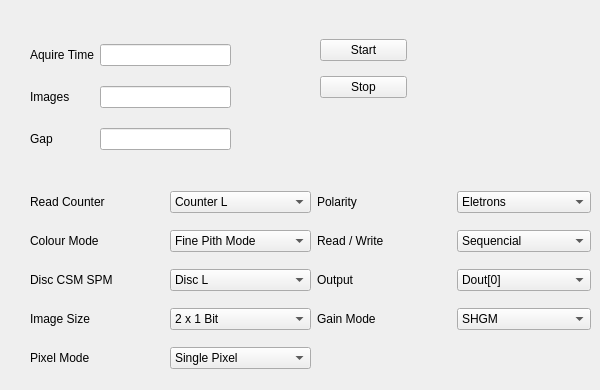
    <widget class="QWidget" name="Aquire">
     <attribute name="title">
      <string>Aquire</string>
     </attribute>
     <widget class="QWidget" name="layoutWidget">
      <property name="geometry">
       <rect>
        <x>30</x>
        <y>30</y>
        <width>201</width>
        <height>134</height>
       </rect>
      </property>
      <layout class="QGridLayout" name="gridLayout_1">
       <item row="0" column="0">
        <widget class="QLabel" name="Aquire_Time">
         <property name="text">
          <string>Aquire Time</string>
         </property>
        </widget>
       </item>
       <item row="0" column="1">
        <widget class="QLineEdit" name="Aquire_Time_Input">
         <property name="palette">
          <palette>
           <active>
            <colorrole role="Text">
             <brush brushstyle="SolidPattern">
              <color alpha="255">
               <red>255</red>
               <green>0</green>
               <blue>0</blue>
              </color>
             </brush>
            </colorrole>
           </active>
           <inactive>
            <colorrole role="Text">
             <brush brushstyle="SolidPattern">
              <color alpha="255">
               <red>255</red>
               <green>0</green>
               <blue>0</blue>
              </color>
             </brush>
            </colorrole>
           </inactive>
           <disabled>
            <colorrole role="Text">
             <brush brushstyle="SolidPattern">
              <color alpha="255">
               <red>159</red>
               <green>158</green>
               <blue>158</blue>
              </color>
             </brush>
            </colorrole>
           </disabled>
          </palette>
         </property>
         <property name="mouseTracking">
          <bool>false</bool>
         </property>
         <property name="acceptDrops">
          <bool>false</bool>
         </property>
         <property name="maxLength">
          <number>7</number>
         </property>
         <property name="frame">
          <bool>true</bool>
         </property>
         <property name="cursorMoveStyle">
          <enum>Qt::VisualMoveStyle</enum>
         </property>
         <property name="clearButtonEnabled">
          <bool>false</bool>
         </property>
        </widget>
       </item>
       <item row="1" column="0">
        <widget class="QLabel" name="Images">
         <property name="text">
          <string>Images</string>
         </property>
        </widget>
       </item>
       <item row="1" column="1">
        <widget class="QLineEdit" name="NImages_Input">
         <property name="palette">
          <palette>
           <active>
            <colorrole role="Text">
             <brush brushstyle="SolidPattern">
              <color alpha="255">
               <red>255</red>
               <green>0</green>
               <blue>0</blue>
              </color>
             </brush>
            </colorrole>
           </active>
           <inactive>
            <colorrole role="Text">
             <brush brushstyle="SolidPattern">
              <color alpha="255">
               <red>255</red>
               <green>0</green>
               <blue>0</blue>
              </color>
             </brush>
            </colorrole>
           </inactive>
           <disabled>
            <colorrole role="Text">
             <brush brushstyle="SolidPattern">
              <color alpha="255">
               <red>159</red>
               <green>158</green>
               <blue>158</blue>
              </color>
             </brush>
            </colorrole>
           </disabled>
          </palette>
         </property>
         <property name="mouseTracking">
          <bool>false</bool>
         </property>
         <property name="acceptDrops">
          <bool>false</bool>
         </property>
         <property name="text">
          <string/>
         </property>
         <property name="maxLength">
          <number>3</number>
         </property>
        </widget>
       </item>
       <item row="2" column="0">
        <widget class="QLabel" name="Gap">
         <property name="text">
          <string>Gap</string>
         </property>
        </widget>
       </item>
       <item row="2" column="1">
        <widget class="QLineEdit" name="Gap_Input">
         <property name="palette">
          <palette>
           <active>
            <colorrole role="Text">
             <brush brushstyle="SolidPattern">
              <color alpha="255">
               <red>255</red>
               <green>0</green>
               <blue>0</blue>
              </color>
             </brush>
            </colorrole>
           </active>
           <inactive>
            <colorrole role="Text">
             <brush brushstyle="SolidPattern">
              <color alpha="255">
               <red>255</red>
               <green>0</green>
               <blue>0</blue>
              </color>
             </brush>
            </colorrole>
           </inactive>
           <disabled>
            <colorrole role="Text">
             <brush brushstyle="SolidPattern">
              <color alpha="255">
               <red>159</red>
               <green>158</green>
               <blue>158</blue>
              </color>
             </brush>
            </colorrole>
           </disabled>
          </palette>
         </property>
         <property name="mouseTracking">
          <bool>false</bool>
         </property>
         <property name="acceptDrops">
          <bool>false</bool>
         </property>
         <property name="text">
          <string/>
         </property>
         <property name="maxLength">
          <number>5</number>
         </property>
        </widget>
       </item>
      </layout>
     </widget>
     <widget class="QWidget" name="layoutWidget_2">
      <property name="geometry">
       <rect>
        <x>30</x>
        <y>180</y>
        <width>561</width>
        <height>201</height>
       </rect>
      </property>
      <layout class="QGridLayout" name="gridLayout_2">
       <item row="0" column="0">
        <widget class="QLabel" name="Read_Couter">
         <property name="text">
          <string>Read Counter</string>
         </property>
        </widget>
       </item>
       <item row="0" column="1">
        <widget class="QComboBox" name="Read_Counter_Input">
         <item>
          <property name="text">
           <string>Counter L</string>
          </property>
         </item>
         <item>
          <property name="text">
           <string>Counter H</string>
          </property>
         </item>
         <item>
          <property name="text">
           <string>Both</string>
          </property>
         </item>
        </widget>
       </item>
       <item row="0" column="2">
        <widget class="QLabel" name="Polarity">
         <property name="text">
          <string>Polarity</string>
         </property>
        </widget>
       </item>
       <item row="0" column="3">
        <widget class="QComboBox" name="Polarity_Input">
         <item>
          <property name="text">
           <string>Eletrons</string>
          </property>
         </item>
         <item>
          <property name="text">
           <string>Holes</string>
          </property>
         </item>
        </widget>
       </item>
       <item row="1" column="1">
        <widget class="QComboBox" name="Colour_Mode_Input">
         <item>
          <property name="text">
           <string>Fine Pith Mode</string>
          </property>
         </item>
         <item>
          <property name="text">
           <string>Spectroscopic Mode</string>
          </property>
         </item>
        </widget>
       </item>
       <item row="1" column="2">
        <widget class="QLabel" name="ReadWrite">
         <property name="text">
          <string>Read / Write</string>
         </property>
        </widget>
       </item>
       <item row="1" column="3">
        <widget class="QComboBox" name="Read_Write_Input">
         <item>
          <property name="text">
           <string>Sequencial</string>
          </property>
         </item>
         <item>
          <property name="text">
           <string>Continous</string>
          </property>
         </item>
        </widget>
       </item>
       <item row="2" column="0">
        <widget class="QLabel" name="CSM_SPM">
         <property name="text">
          <string>Disc CSM SPM</string>
         </property>
        </widget>
       </item>
       <item row="2" column="1">
        <widget class="QComboBox" name="Disc_CSM_SPM_Input">
         <item>
          <property name="text">
           <string>Disc L</string>
          </property>
         </item>
         <item>
          <property name="text">
           <string>Disc H</string>
          </property>
         </item>
        </widget>
       </item>
       <item row="2" column="2">
        <widget class="QLabel" name="Output">
         <property name="text">
          <string>Output</string>
         </property>
        </widget>
       </item>
       <item row="2" column="3">
        <widget class="QComboBox" name="Output_Input">
         <item>
          <property name="text">
           <string>Dout[0]</string>
          </property>
         </item>
         <item>
          <property name="text">
           <string>Dout[0..3]</string>
          </property>
         </item>
         <item>
          <property name="text">
           <string>Dout[0..1]</string>
          </property>
         </item>
         <item>
          <property name="text">
           <string>Dout[0..7]</string>
          </property>
         </item>
        </widget>
       </item>
       <item row="3" column="0">
        <widget class="QLabel" name="Image_Size">
         <property name="text">
          <string>Image Size</string>
         </property>
        </widget>
       </item>
       <item row="3" column="1">
        <widget class="QComboBox" name="Count_L_Input">
         <item>
          <property name="text">
           <string>2 x 1 Bit</string>
          </property>
         </item>
         <item>
          <property name="text">
           <string>2 x 12 Bits</string>
          </property>
         </item>
         <item>
          <property name="text">
           <string>2 x 6 Bits</string>
          </property>
         </item>
         <item>
          <property name="text">
           <string>1 x 24 Bits</string>
          </property>
         </item>
        </widget>
       </item>
       <item row="3" column="2">
        <widget class="QLabel" name="Gain_mode">
         <property name="text">
          <string>Gain Mode</string>
         </property>
        </widget>
       </item>
       <item row="3" column="3">
        <widget class="QComboBox" name="Gain_Mode_Input">
         <item>
          <property name="text">
           <string>SHGM</string>
          </property>
         </item>
         <item>
          <property name="text">
           <string>LGM</string>
          </property>
         </item>
         <item>
          <property name="text">
           <string>HGM</string>
          </property>
         </item>
         <item>
          <property name="text">
           <string>SLGM</string>
          </property>
         </item>
        </widget>
       </item>
       <item row="4" column="0">
        <widget class="QLabel" name="Pixel_Mode">
         <property name="text">
          <string>Pixel Mode</string>
         </property>
        </widget>
       </item>
       <item row="4" column="1">
        <widget class="QComboBox" name="Pixel_Mode_Input">
         <item>
          <property name="text">
           <string>Single Pixel</string>
          </property>
         </item>
         <item>
          <property name="text">
           <string>Charge Summing</string>
          </property>
         </item>
        </widget>
       </item>
       <item row="1" column="0">
        <widget class="QLabel" name="Colour_Mode">
         <property name="text">
          <string>Colour Mode</string>
         </property>
        </widget>
       </item>
      </layout>
     </widget>
     <widget class="QWidget" name="layoutWidget">
      <property name="geometry">
       <rect>
        <x>320</x>
        <y>30</y>
        <width>87</width>
        <height>78</height>
       </rect>
      </property>
      <layout class="QGridLayout" name="gridLayout_0">
       <item row="0" column="0">
        <widget class="QPushButton" name="Start_Aquire">
         <property name="text">
          <string>Start</string>
         </property>
        </widget>
       </item>
       <item row="1" column="0">
        <widget class="QPushButton" name="Stop_Aquire">
         <property name="text">
          <string>Stop</string>
         </property>
        </widget>
       </item>
      </layout>
     </widget>
    </widget>
